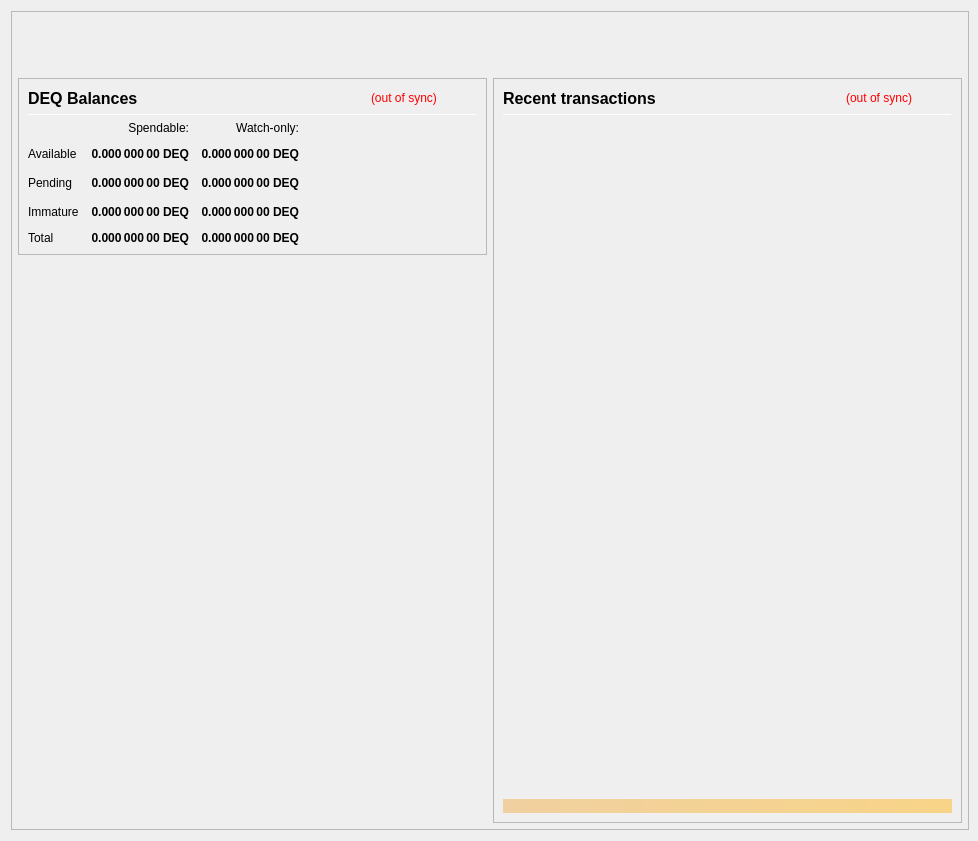
<?xml version="1.0" encoding="UTF-8"?>
<ui version="4.0">
 <class>OverviewPage</class>
 <widget class="QWidget" name="OverviewPage">
  <property name="geometry">
   <rect>
    <x>0</x>
    <y>0</y>
    <width>978</width>
    <height>841</height>
   </rect>
  </property>
  <property name="minimumSize">
   <size>
    <width>960</width>
    <height>682</height>
   </size>
  </property>
  <property name="font">
   <font>
    <weight>50</weight>
    <bold>false</bold>
   </font>
  </property>
  <property name="windowTitle">
   <string>Form</string>
  </property>
  <layout class="QVBoxLayout" name="topLayout" stretch="0">
   <property name="rightMargin">
    <number>9</number>
   </property>
   <item>
    <widget class="QFrame" name="frame_BG">
     <property name="minimumSize">
      <size>
       <width>850</width>
       <height>610</height>
      </size>
     </property>
     <property name="maximumSize">
      <size>
       <width>16777215</width>
       <height>16777215</height>
      </size>
     </property>
     <property name="frameShape">
      <enum>QFrame::StyledPanel</enum>
     </property>
     <property name="frameShadow">
      <enum>QFrame::Raised</enum>
     </property>
     <layout class="QVBoxLayout" name="verticalLayout_3" stretch="0">
      <property name="leftMargin">
       <number>0</number>
      </property>
      <property name="topMargin">
       <number>0</number>
      </property>
      <property name="rightMargin">
       <number>0</number>
      </property>
      <property name="bottomMargin">
       <number>6</number>
      </property>
      <item>
       <layout class="QVBoxLayout" name="verticalLayout_Master" stretch="0,1">
        <property name="leftMargin">
         <number>0</number>
        </property>
        <property name="topMargin">
         <number>0</number>
        </property>
        <property name="rightMargin">
         <number>0</number>
        </property>
        <property name="bottomMargin">
         <number>0</number>
        </property>
        <item>
         <widget class="QFrame" name="frame_Header">
          <layout class="QVBoxLayout" name="verticalLayout_Header" stretch="0">
           <property name="leftMargin">
            <number>0</number>
           </property>
           <property name="topMargin">
            <number>0</number>
           </property>
           <property name="rightMargin">
            <number>0</number>
           </property>
           <property name="bottomMargin">
            <number>0</number>
           </property>
           <item>
            <layout class="QHBoxLayout" name="horizontalLayout_Header" stretch="1,0">
             <property name="spacing">
              <number>6</number>
             </property>
             <item>
              <spacer name="horizontalSpacer_Header">
               <property name="orientation">
                <enum>Qt::Horizontal</enum>
               </property>
               <property name="sizeHint" stdset="0">
                <size>
                 <width>40</width>
                 <height>20</height>
                </size>
               </property>
              </spacer>
             </item>
             <item>
              <widget class="QLabel" name="labelOverviewHeaderRight">
               <property name="minimumSize">
                <size>
                 <width>464</width>
                 <height>60</height>
                </size>
               </property>
               <property name="maximumSize">
                <size>
                 <width>16777215</width>
                 <height>60</height>
                </size>
               </property>
               <property name="font">
                <font>
                 <pointsize>14</pointsize>
                </font>
               </property>
               <property name="text">
                <string/>
               </property>
               <property name="alignment">
                <set>Qt::AlignRight|Qt::AlignTrailing|Qt::AlignVCenter</set>
               </property>
              </widget>
             </item>
            </layout>
           </item>
          </layout>
         </widget>
        </item>
        <item>
         <widget class="QFrame" name="frame_Content">
          <layout class="QVBoxLayout" name="verticalLayout_Content">
           <property name="leftMargin">
            <number>6</number>
           </property>
           <property name="topMargin">
            <number>0</number>
           </property>
           <property name="rightMargin">
            <number>6</number>
           </property>
           <property name="bottomMargin">
            <number>0</number>
           </property>
           <item>
            <layout class="QHBoxLayout" name="horizontalLayout_Content" stretch="1,1">
             <property name="spacing">
              <number>6</number>
             </property>
             <item>
              <layout class="QVBoxLayout" name="verticalLayout_left" stretch="0,0">
               <item>
                <widget class="QFrame" name="frameBalances">
                 <property name="frameShape">
                  <enum>QFrame::StyledPanel</enum>
                 </property>
                 <property name="frameShadow">
                  <enum>QFrame::Raised</enum>
                 </property>
                 <layout class="QVBoxLayout" name="verticalLayout_4">
                  <item>
                   <layout class="QHBoxLayout" name="hlBalancesHeader" stretch="2,0,0">
                    <property name="spacing">
                     <number>6</number>
                    </property>
                    <item>
                     <widget class="QLabel" name="labelBalances">
                      <property name="minimumSize">
                       <size>
                        <width>0</width>
                        <height>0</height>
                       </size>
                      </property>
                      <property name="font">
                       <font>
                        <pointsize>12</pointsize>
                        <weight>75</weight>
                        <bold>true</bold>
                       </font>
                      </property>
                      <property name="text">
                       <string>DEQ Balances</string>
                      </property>
                     </widget>
                    </item>
                    <item>
                     <widget class="QLabel" name="labelWalletStatus">
                      <property name="cursor">
                       <cursorShape>WhatsThisCursor</cursorShape>
                      </property>
                      <property name="toolTip">
                       <string>The displayed information may be out of date. Your wallet automatically synchronizes with the Dequant Core network after a connection is established, but this process has not completed yet.</string>
                      </property>
                      <property name="styleSheet">
                       <string notr="true">QLabel { color: red; }</string>
                      </property>
                      <property name="text">
                       <string notr="true">(out of sync)</string>
                      </property>
                      <property name="alignment">
                       <set>Qt::AlignLeading|Qt::AlignLeft|Qt::AlignVCenter</set>
                      </property>
                     </widget>
                    </item>
                    <item>
                     <spacer name="hsBalancesHeader">
                      <property name="orientation">
                       <enum>Qt::Horizontal</enum>
                      </property>
                      <property name="sizeHint" stdset="0">
                       <size>
                        <width>40</width>
                        <height>20</height>
                       </size>
                      </property>
                     </spacer>
                    </item>
                   </layout>
                  </item>
                  <item>
                   <widget class="Line" name="lineBalances">
                    <property name="minimumSize">
                     <size>
                      <width>0</width>
                      <height>1</height>
                     </size>
                    </property>
                    <property name="maximumSize">
                     <size>
                      <width>16777215</width>
                      <height>1</height>
                     </size>
                    </property>
                    <property name="orientation">
                     <enum>Qt::Horizontal</enum>
                    </property>
                   </widget>
                  </item>
                  <item>
                   <layout class="QGridLayout" name="gridLayout">
                    <property name="spacing">
                     <number>12</number>
                    </property>
                    <item row="2" column="2">
                     <widget class="QLabel" name="labelWatchPending">
                      <property name="font">
                       <font>
                        <weight>75</weight>
                        <bold>true</bold>
                       </font>
                      </property>
                      <property name="cursor">
                       <cursorShape>ArrowCursor</cursorShape>
                      </property>
                      <property name="toolTip">
                       <string>Unconfirmed transactions to watch-only addresses</string>
                      </property>
                      <property name="text">
                       <string notr="true">0.000 000 00 DEQ</string>
                      </property>
                      <property name="alignment">
                       <set>Qt::AlignRight|Qt::AlignTrailing|Qt::AlignVCenter</set>
                      </property>
                      <property name="textInteractionFlags">
                       <set>Qt::NoTextInteraction</set>
                      </property>
                     </widget>
                    </item>
                    <item row="2" column="1">
                     <widget class="QLabel" name="labelUnconfirmed">
                      <property name="font">
                       <font>
                        <weight>75</weight>
                        <bold>true</bold>
                       </font>
                      </property>
                      <property name="cursor">
                       <cursorShape>ArrowCursor</cursorShape>
                      </property>
                      <property name="toolTip">
                       <string>Total of transactions that have yet to be confirmed, and do not yet count toward the spendable balance</string>
                      </property>
                      <property name="text">
                       <string notr="true">0.000 000 00 DEQ</string>
                      </property>
                      <property name="alignment">
                       <set>Qt::AlignRight|Qt::AlignTrailing|Qt::AlignVCenter</set>
                      </property>
                      <property name="textInteractionFlags">
                       <set>Qt::NoTextInteraction</set>
                      </property>
                     </widget>
                    </item>
                    <item row="3" column="2">
                     <widget class="QLabel" name="labelWatchImmature">
                      <property name="font">
                       <font>
                        <weight>75</weight>
                        <bold>true</bold>
                       </font>
                      </property>
                      <property name="cursor">
                       <cursorShape>ArrowCursor</cursorShape>
                      </property>
                      <property name="toolTip">
                       <string>Staked or masternode rewards in watch-only addresses that has not yet matured</string>
                      </property>
                      <property name="text">
                       <string notr="true">0.000 000 00 DEQ</string>
                      </property>
                      <property name="alignment">
                       <set>Qt::AlignRight|Qt::AlignTrailing|Qt::AlignVCenter</set>
                      </property>
                      <property name="textInteractionFlags">
                       <set>Qt::NoTextInteraction</set>
                      </property>
                     </widget>
                    </item>
                    <item row="4" column="0">
                     <widget class="QLabel" name="labelTotalText">
                      <property name="text">
                       <string>Total</string>
                      </property>
                      <property name="textInteractionFlags">
                       <set>Qt::NoTextInteraction</set>
                      </property>
                     </widget>
                    </item>
                    <item row="3" column="1">
                     <widget class="QLabel" name="labelImmature">
                      <property name="font">
                       <font>
                        <weight>75</weight>
                        <bold>true</bold>
                       </font>
                      </property>
                      <property name="cursor">
                       <cursorShape>ArrowCursor</cursorShape>
                      </property>
                      <property name="toolTip">
                       <string>Staked or masternode rewards that has not yet matured</string>
                      </property>
                      <property name="text">
                       <string notr="true">0.000 000 00 DEQ</string>
                      </property>
                      <property name="alignment">
                       <set>Qt::AlignRight|Qt::AlignTrailing|Qt::AlignVCenter</set>
                      </property>
                      <property name="textInteractionFlags">
                       <set>Qt::NoTextInteraction</set>
                      </property>
                     </widget>
                    </item>
                    <item row="2" column="3">
                     <spacer name="hsBalances">
                      <property name="orientation">
                       <enum>Qt::Horizontal</enum>
                      </property>
                      <property name="sizeHint" stdset="0">
                       <size>
                        <width>40</width>
                        <height>20</height>
                       </size>
                      </property>
                     </spacer>
                    </item>
                    <item row="3" column="0">
                     <widget class="QLabel" name="labelImmatureText">
                      <property name="text">
                       <string>Immature</string>
                      </property>
                      <property name="textInteractionFlags">
                       <set>Qt::NoTextInteraction</set>
                      </property>
                     </widget>
                    </item>
                    <item row="4" column="1">
                     <widget class="QLabel" name="labelTotal">
                      <property name="font">
                       <font>
                        <weight>75</weight>
                        <bold>true</bold>
                       </font>
                      </property>
                      <property name="cursor">
                       <cursorShape>ArrowCursor</cursorShape>
                      </property>
                      <property name="toolTip">
                       <string>Your current total balance</string>
                      </property>
                      <property name="text">
                       <string notr="true">0.000 000 00 DEQ</string>
                      </property>
                      <property name="alignment">
                       <set>Qt::AlignRight|Qt::AlignTrailing|Qt::AlignVCenter</set>
                      </property>
                      <property name="textInteractionFlags">
                       <set>Qt::NoTextInteraction</set>
                      </property>
                     </widget>
                    </item>
                    <item row="4" column="2">
                     <widget class="QLabel" name="labelWatchTotal">
                      <property name="font">
                       <font>
                        <weight>75</weight>
                        <bold>true</bold>
                       </font>
                      </property>
                      <property name="cursor">
                       <cursorShape>ArrowCursor</cursorShape>
                      </property>
                      <property name="toolTip">
                       <string>Current total balance in watch-only addresses</string>
                      </property>
                      <property name="text">
                       <string notr="true">0.000 000 00 DEQ</string>
                      </property>
                      <property name="alignment">
                       <set>Qt::AlignRight|Qt::AlignTrailing|Qt::AlignVCenter</set>
                      </property>
                      <property name="textInteractionFlags">
                       <set>Qt::NoTextInteraction</set>
                      </property>
                     </widget>
                    </item>
                    <item row="0" column="2">
                     <widget class="QLabel" name="labelWatchonly">
                      <property name="text">
                       <string>Watch-only:</string>
                      </property>
                      <property name="alignment">
                       <set>Qt::AlignRight|Qt::AlignTrailing|Qt::AlignVCenter</set>
                      </property>
                     </widget>
                    </item>
                    <item row="1" column="0">
                     <widget class="QLabel" name="labelBalanceText">
                      <property name="text">
                       <string>Available</string>
                      </property>
                      <property name="textInteractionFlags">
                       <set>Qt::NoTextInteraction</set>
                      </property>
                     </widget>
                    </item>
                    <item row="1" column="1">
                     <widget class="QLabel" name="labelBalance">
                      <property name="font">
                       <font>
                        <weight>75</weight>
                        <bold>true</bold>
                       </font>
                      </property>
                      <property name="cursor">
                       <cursorShape>ArrowCursor</cursorShape>
                      </property>
                      <property name="toolTip">
                       <string>Your current spendable balance</string>
                      </property>
                      <property name="text">
                       <string notr="true">0.000 000 00 DEQ</string>
                      </property>
                      <property name="alignment">
                       <set>Qt::AlignRight|Qt::AlignTrailing|Qt::AlignVCenter</set>
                      </property>
                      <property name="textInteractionFlags">
                       <set>Qt::NoTextInteraction</set>
                      </property>
                     </widget>
                    </item>
                    <item row="1" column="2">
                     <widget class="QLabel" name="labelWatchAvailable">
                      <property name="font">
                       <font>
                        <weight>75</weight>
                        <bold>true</bold>
                       </font>
                      </property>
                      <property name="cursor">
                       <cursorShape>ArrowCursor</cursorShape>
                      </property>
                      <property name="toolTip">
                       <string>Your current balance in watch-only addresses</string>
                      </property>
                      <property name="text">
                       <string notr="true">0.000 000 00 DEQ</string>
                      </property>
                      <property name="alignment">
                       <set>Qt::AlignRight|Qt::AlignTrailing|Qt::AlignVCenter</set>
                      </property>
                      <property name="textInteractionFlags">
                       <set>Qt::NoTextInteraction</set>
                      </property>
                     </widget>
                    </item>
                    <item row="2" column="0">
                     <widget class="QLabel" name="labelPendingText">
                      <property name="text">
                       <string>Pending</string>
                      </property>
                      <property name="textInteractionFlags">
                       <set>Qt::NoTextInteraction</set>
                      </property>
                     </widget>
                    </item>
                    <item row="0" column="1">
                     <widget class="QLabel" name="labelSpendable">
                      <property name="text">
                       <string>Spendable:</string>
                      </property>
                      <property name="alignment">
                       <set>Qt::AlignRight|Qt::AlignTrailing|Qt::AlignVCenter</set>
                      </property>
                     </widget>
                    </item>
                   </layout>
                  </item>
                 </layout>
                </widget>
               </item>
               <item>
                <spacer name="verticalSpacer">
                 <property name="orientation">
                  <enum>Qt::Vertical</enum>
                 </property>
                 <property name="sizeHint" stdset="0">
                  <size>
                   <width>20</width>
                   <height>40</height>
                  </size>
                 </property>
                </spacer>
               </item>
              </layout>
             </item>
             <item>
              <layout class="QVBoxLayout" name="verticalLayout_right" stretch="1">
               <item>
                <widget class="QFrame" name="frame_RecentTransactions">
                 <property name="minimumSize">
                  <size>
                   <width>0</width>
                   <height>0</height>
                  </size>
                 </property>
                 <property name="frameShape">
                  <enum>QFrame::StyledPanel</enum>
                 </property>
                 <property name="frameShadow">
                  <enum>QFrame::Raised</enum>
                 </property>
                 <layout class="QVBoxLayout" name="verticalLayout_1" stretch="0,0,0,0,0">
                  <item>
                   <layout class="QHBoxLayout" name="horizontalLayout_2" stretch="2,0,0">
                    <property name="spacing">
                     <number>3</number>
                    </property>
                    <item>
                     <widget class="QLabel" name="label_4">
                      <property name="minimumSize">
                       <size>
                        <width>0</width>
                        <height>20</height>
                       </size>
                      </property>
                      <property name="font">
                       <font>
                        <pointsize>12</pointsize>
                        <weight>75</weight>
                        <bold>true</bold>
                       </font>
                      </property>
                      <property name="text">
                       <string>Recent transactions</string>
                      </property>
                     </widget>
                    </item>
                    <item>
                     <widget class="QLabel" name="labelTransactionsStatus">
                      <property name="cursor">
                       <cursorShape>WhatsThisCursor</cursorShape>
                      </property>
                      <property name="toolTip">
                       <string>The displayed information may be out of date. Your wallet automatically synchronizes with the Dequant Core network after a connection is established, but this process has not completed yet.</string>
                      </property>
                      <property name="styleSheet">
                       <string notr="true">QLabel { color: red; }</string>
                      </property>
                      <property name="text">
                       <string notr="true">(out of sync)</string>
                      </property>
                      <property name="alignment">
                       <set>Qt::AlignRight|Qt::AlignTrailing|Qt::AlignVCenter</set>
                      </property>
                     </widget>
                    </item>
                    <item>
                     <spacer name="horizontalSpacer">
                      <property name="orientation">
                       <enum>Qt::Horizontal</enum>
                      </property>
                      <property name="sizeHint" stdset="0">
                       <size>
                        <width>40</width>
                        <height>20</height>
                       </size>
                      </property>
                     </spacer>
                    </item>
                   </layout>
                  </item>
                  <item>
                   <widget class="Line" name="line">
                    <property name="minimumSize">
                     <size>
                      <width>0</width>
                      <height>1</height>
                     </size>
                    </property>
                    <property name="maximumSize">
                     <size>
                      <width>16777215</width>
                      <height>1</height>
                     </size>
                    </property>
                    <property name="orientation">
                     <enum>Qt::Horizontal</enum>
                    </property>
                   </widget>
                  </item>
                  <item>
                   <widget class="QListView" name="listTransactions">
                    <property name="minimumSize">
                     <size>
                      <width>0</width>
                      <height>0</height>
                     </size>
                    </property>
                    <property name="styleSheet">
                     <string notr="true">QListView { background: transparent; }</string>
                    </property>
                    <property name="frameShape">
                     <enum>QFrame::NoFrame</enum>
                    </property>
                    <property name="verticalScrollBarPolicy">
                     <enum>Qt::ScrollBarAlwaysOff</enum>
                    </property>
                    <property name="horizontalScrollBarPolicy">
                     <enum>Qt::ScrollBarAlwaysOff</enum>
                    </property>
                    <property name="selectionMode">
                     <enum>QAbstractItemView::NoSelection</enum>
                    </property>
                   </widget>
                  </item>
                  <item>
                   <spacer name="verticalSpacer_2">
                    <property name="orientation">
                     <enum>Qt::Vertical</enum>
                    </property>
                    <property name="sizeType">
                     <enum>QSizePolicy::Expanding</enum>
                    </property>
                    <property name="sizeHint" stdset="0">
                     <size>
                      <width>20</width>
                      <height>40</height>
                     </size>
                    </property>
                   </spacer>
                  </item>
                  <item>
                   <widget class="QLabel" name="labelAlerts">
                    <property name="maximumSize">
                     <size>
                      <width>16777215</width>
                      <height>16777215</height>
                     </size>
                    </property>
                    <property name="styleSheet">
                     <string notr="true">background-color: qlineargradient(x1: 0, y1: 0, x2: 1, y2: 0, stop:0 #F0D0A0, stop:1 #F8D488); color:#000000;</string>
                    </property>
                    <property name="text">
                     <string/>
                    </property>
                    <property name="wordWrap">
                     <bool>true</bool>
                    </property>
                    <property name="margin">
                     <number>3</number>
                    </property>
                   </widget>
                  </item>
                 </layout>
                </widget>
               </item>
              </layout>
             </item>
            </layout>
           </item>
          </layout>
         </widget>
        </item>
       </layout>
      </item>
     </layout>
    </widget>
   </item>
  </layout>
 </widget>
 <resources/>
 <connections/>
</ui>
